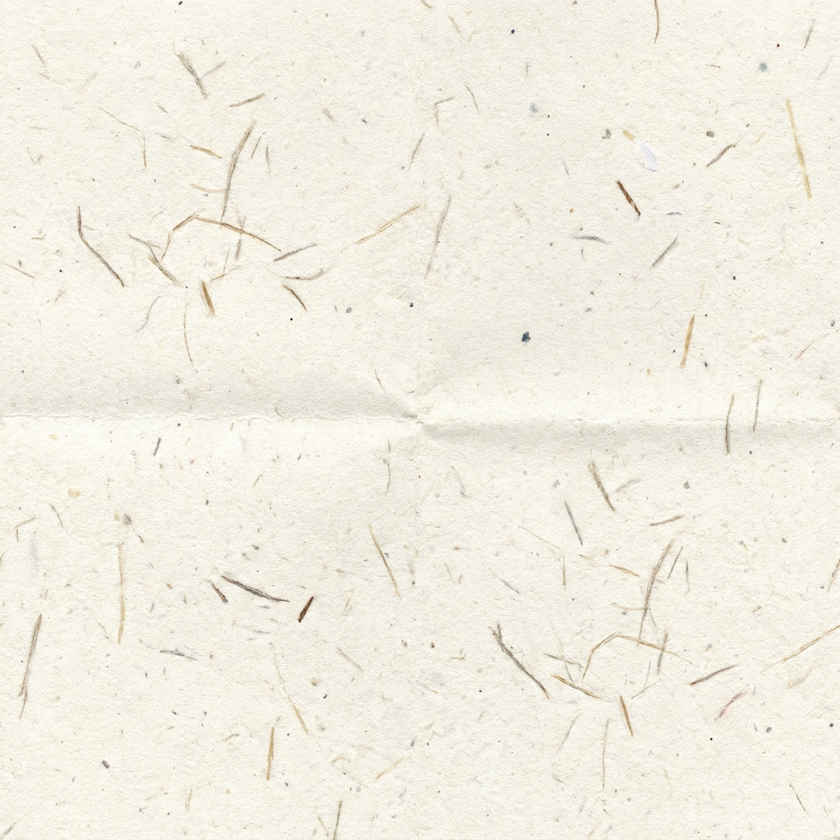
#> input picture skills/reel-studio/assets/art/paper-grain.png, 840 x 840 px, shrunk from 1024 x 1024 before the run, found by its file name
$ python -i matte.py   (imports and definitions only)
#> lines starting #> are read from the running program, lines starting #| are printed output that depends on the picture
"""
Keys the magenta chroma backdrop out of the generated art, writes real alpha, and
trims the transparent margin so each cutout sits tight in its box.

Gemini returns JPEG with no alpha channel, so generate-assets.mjs renders every
subject against a flat #FF00FF backdrop and we remove it here. Assets marked
`kind: texture` in plan.json are meant to stay opaque and are skipped.

Usage:
  python3 scripts/matte.py                  # everything except textures
  python3 scripts/matte.py doctor-desk.png  # just these
"""
import json
import os
import sys

import numpy as np
from PIL import Image

DIR = os.path.join(os.getcwd(), "public", "art")
PAD = 4

# Kit art that ships already prepared. The alpha check below catches the cutouts;
# opaque textures need naming, since there is no alpha to detect.
KIT_ART = {"paper-grain.png"}


def opaque_assets():
    """Textures are backgrounds, not cutouts — keying them would eat the image."""
    try:
        with open("plan.json", encoding="utf-8") as fh:
            plan = json.load(fh)
    except (OSError, ValueError):
        return KIT_ART
    return KIT_ART | {
        f"{a['name']}.png" for a in plan.get("assetManifest", []) if a.get("kind") == "texture"
    }


def matte(name):
#> called with name = '../assets/art/paper-grain.png'
    src = Image.open(os.path.join(DIR, name))
#> src is the input picture: PIL image 840x840 RGB; mean R, G, B 242.2, 238.7, 226.9
    # Already keyed (a re-run, or bundled kit art). Matting again would read the
    # composite as opaque and destroy the alpha, so leave it alone.
    if src.mode == "RGBA" and src.getchannel("A").getextrema()[0] < 250:
        return f"{name}  already has alpha, skipped"

    im = src.convert("RGB")
    a = np.asarray(im).astype(np.int16)
    r, g, b = a[..., 0], a[..., 1], a[..., 2]
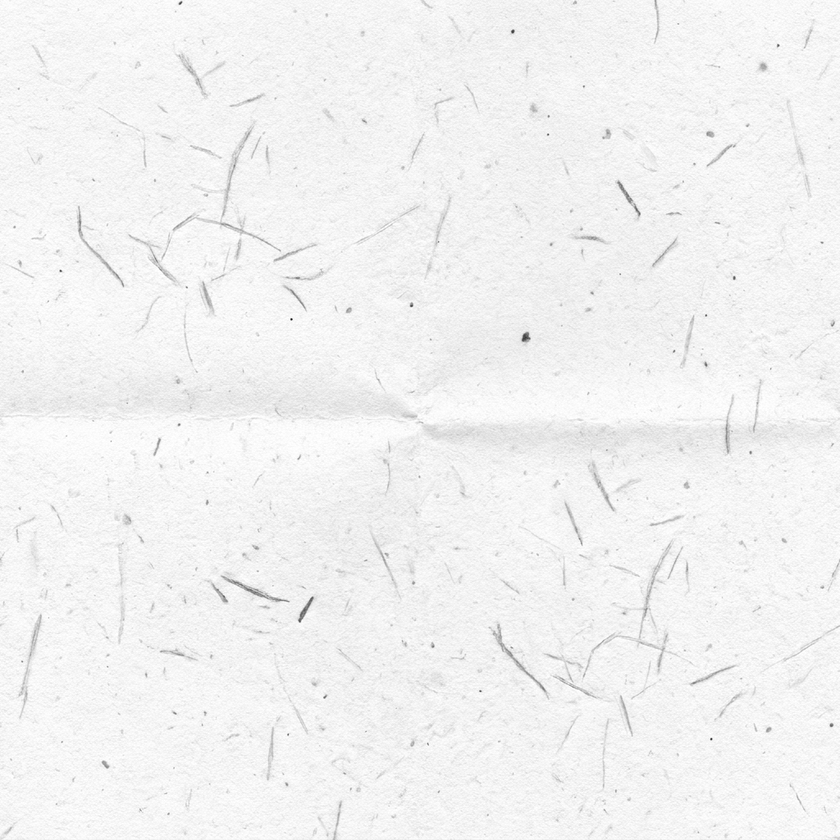
#> r: shape (840, 840) int16; min 5, max 255, mean 242.2
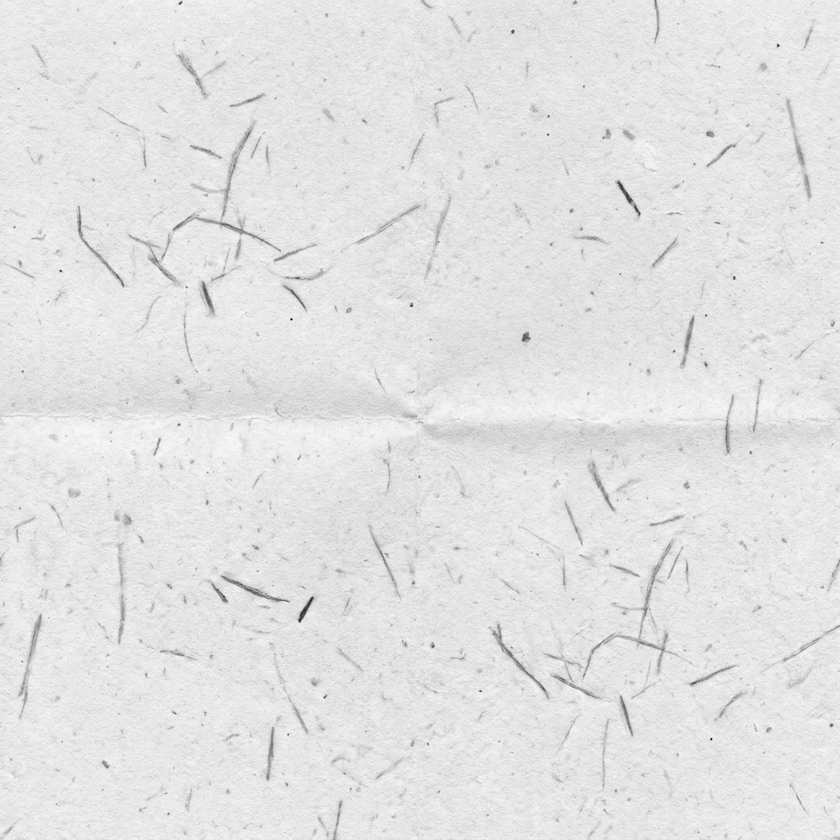
#> b: shape (840, 840) int16; min 0, max 251, mean 226.9

    max_rb = np.maximum(r, b)
    # Magenta backdrop: red and blue both high, green clearly suppressed.
    key = (max_rb > 90) & (g < max_rb * 0.62) & (np.abs(r - b) < max_rb * 0.55)
#> key: shape (840, 840) bool; every value is 0

    # Soft edge: how far into "magenta-ness" this pixel sits.
    spill = (r + b) / 2.0 - g
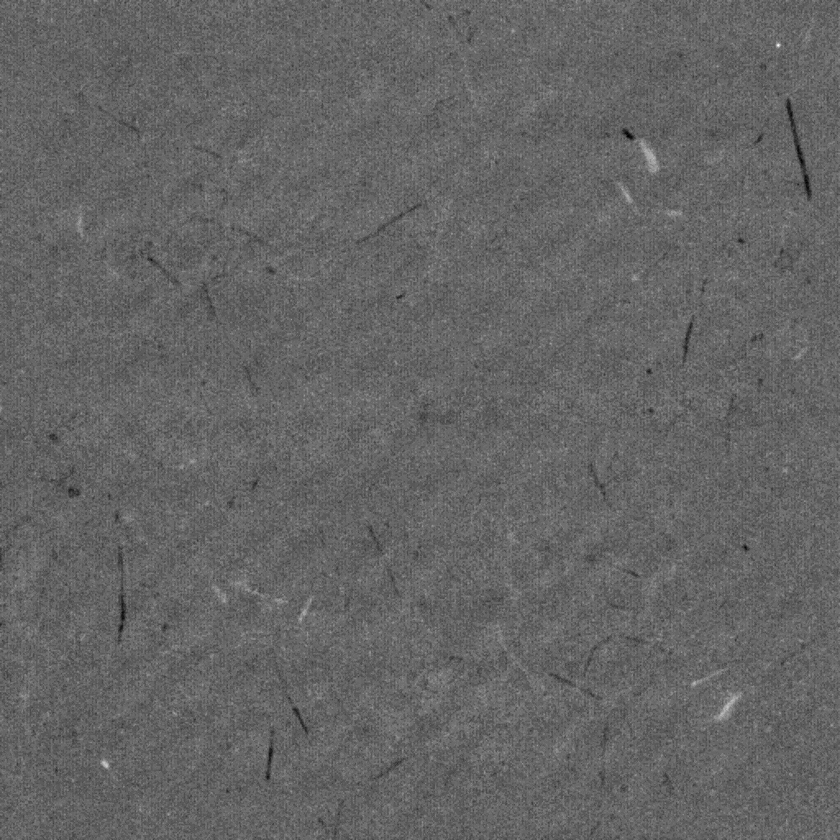
#> spill: shape (840, 840) float64; min -15, max 12.5, mean -4.09; drawn with min black and max white
    alpha = np.where(key, 0.0, np.clip(1.0 - (spill - 26.0) / 90.0, 0.0, 1.0))
#> alpha: shape (840, 840) float64; every value is 1

    # Despill: pull magenta fringing off the anti-aliased cut edge.
    fix = np.clip(spill - 26.0, 0, 70)
#> fix: shape (840, 840) float64; every value is 0
    out = a.astype(np.float32)
    out[..., 0] = np.clip(out[..., 0] - fix, 0, 255)
    out[..., 2] = np.clip(out[..., 2] - fix, 0, 255)

    img = Image.fromarray(np.dstack([out, alpha * 255.0]).astype(np.uint8), "RGBA")

    bbox = img.getchannel("A").point(lambda v: 255 if v > 12 else 0).getbbox()
#> bbox = (0, 0, 840, 840)
    if bbox is None:
        raise ValueError("keyed out entirely — the model probably ignored the magenta backdrop")
    img = img.crop(
        (
            max(0, bbox[0] - PAD),
            max(0, bbox[1] - PAD),
            min(img.width, bbox[2] + PAD),
            min(img.height, bbox[3] + PAD),
        )
    )
    img.save(os.path.join(DIR, name))

    opaque = (np.asarray(img)[..., 3] > 12).mean() * 100
#> opaque = 100
    warn = "  <- suspiciously opaque, check the backdrop came out magenta" if opaque > 95 else ""
    return f"{name}  {img.width}x{img.height}  {opaque:.0f}% opaque{warn}"


skip = opaque_assets()
names = sys.argv[1:] or sorted(
    f for f in os.listdir(DIR) if f.endswith(".png") and f not in skip
)

# [5 lines not run here, left out]

>>> result = matte('../assets/art/paper-grain.png')
